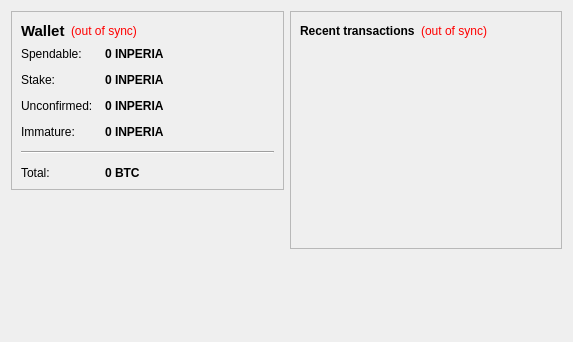
<?xml version="1.0" encoding="UTF-8"?>
<ui version="4.0">
 <class>OverviewPage</class>
 <widget class="QWidget" name="OverviewPage">
  <property name="geometry">
   <rect>
    <x>0</x>
    <y>0</y>
    <width>573</width>
    <height>342</height>
   </rect>
  </property>
  <property name="windowTitle">
   <string>Form</string>
  </property>
  <layout class="QHBoxLayout" name="horizontalLayout" stretch="1,1">
   <item>
    <layout class="QVBoxLayout" name="verticalLayout_2">
     <item>
      <widget class="QFrame" name="frame">
       <property name="frameShape">
        <enum>QFrame::StyledPanel</enum>
       </property>
       <property name="frameShadow">
        <enum>QFrame::Raised</enum>
       </property>
       <layout class="QVBoxLayout" name="verticalLayout_4">
        <item>
         <layout class="QHBoxLayout" name="horizontalLayout_4">
          <item>
           <widget class="QLabel" name="label_5">
            <property name="font">
             <font>
              <pointsize>11</pointsize>
              <weight>75</weight>
              <bold>true</bold>
             </font>
            </property>
            <property name="text">
             <string>Wallet</string>
            </property>
           </widget>
          </item>
          <item>
           <widget class="QLabel" name="labelWalletStatus">
            <property name="toolTip">
             <string>The displayed information may be out of date. Your wallet automatically synchronizes with the INPERIA network after a connection is established, but this process has not completed yet.</string>
            </property>
            <property name="styleSheet">
             <string notr="true">QLabel { color: red; }</string>
            </property>
            <property name="text">
             <string notr="true">(out of sync)</string>
            </property>
            <property name="alignment">
             <set>Qt::AlignLeading|Qt::AlignLeft|Qt::AlignVCenter</set>
            </property>
           </widget>
          </item>
          <item>
           <spacer name="horizontalSpacer_2">
            <property name="orientation">
             <enum>Qt::Horizontal</enum>
            </property>
            <property name="sizeHint" stdset="0">
             <size>
              <width>40</width>
              <height>20</height>
             </size>
            </property>
           </spacer>
          </item>
         </layout>
        </item>
        <item>
         <layout class="QFormLayout" name="formLayout_2">
          <property name="fieldGrowthPolicy">
           <enum>QFormLayout::AllNonFixedFieldsGrow</enum>
          </property>
          <property name="horizontalSpacing">
           <number>12</number>
          </property>
          <property name="verticalSpacing">
           <number>12</number>
          </property>
          <item row="0" column="0">
           <widget class="QLabel" name="label">
            <property name="text">
             <string>Spendable:</string>
            </property>
           </widget>
          </item>
          <item row="0" column="1">
           <widget class="QLabel" name="labelBalance">
            <property name="font">
             <font>
              <weight>75</weight>
              <bold>true</bold>
             </font>
            </property>
            <property name="cursor">
             <cursorShape>IBeamCursor</cursorShape>
            </property>
            <property name="toolTip">
             <string>Your current spendable balance</string>
            </property>
            <property name="text">
             <string notr="true">0 INPERIA</string>
            </property>
            <property name="textInteractionFlags">
             <set>Qt::LinksAccessibleByMouse|Qt::TextSelectableByKeyboard|Qt::TextSelectableByMouse</set>
            </property>
           </widget>
          </item>
          <item row="1" column="0">
           <widget class="QLabel" name="label_6">
            <property name="text">
             <string>Stake:</string>
            </property>
           </widget>
          </item>
          <item row="1" column="1">
           <widget class="QLabel" name="labelStake">
            <property name="font">
             <font>
              <weight>75</weight>
              <bold>true</bold>
             </font>
            </property>
            <property name="cursor">
             <cursorShape>IBeamCursor</cursorShape>
            </property>
            <property name="toolTip">
             <string>Total of coins that was staked, and do not yet count toward the current balance</string>
            </property>
            <property name="text">
             <string notr="true">0 INPERIA</string>
            </property>
            <property name="textInteractionFlags">
             <set>Qt::LinksAccessibleByMouse|Qt::TextSelectableByKeyboard|Qt::TextSelectableByMouse</set>
            </property>
           </widget>
          </item>
          <item row="2" column="0">
           <widget class="QLabel" name="label_3">
            <property name="text">
             <string>Unconfirmed:</string>
            </property>
           </widget>
          </item>
          <item row="2" column="1">
           <widget class="QLabel" name="labelUnconfirmed">
            <property name="font">
             <font>
              <weight>75</weight>
              <bold>true</bold>
             </font>
            </property>
            <property name="cursor">
             <cursorShape>IBeamCursor</cursorShape>
            </property>
            <property name="toolTip">
             <string>Total of transactions that have yet to be confirmed, and do not yet count toward the current balance</string>
            </property>
            <property name="text">
             <string notr="true">0 INPERIA</string>
            </property>
            <property name="textInteractionFlags">
             <set>Qt::LinksAccessibleByMouse|Qt::TextSelectableByKeyboard|Qt::TextSelectableByMouse</set>
            </property>
           </widget>
          </item>
          <item row="3" column="0">
           <widget class="QLabel" name="labelImmatureText">
            <property name="text">
             <string>Immature:</string>
            </property>
           </widget>
          </item>
          <item row="3" column="1">
           <widget class="QLabel" name="labelImmature">
            <property name="font">
             <font>
              <weight>75</weight>
              <bold>true</bold>
             </font>
            </property>
            <property name="toolTip">
             <string>Mined balance that has not yet matured</string>
            </property>
            <property name="text">
             <string notr="true">0 INPERIA</string>
            </property>
            <property name="textInteractionFlags">
             <set>Qt::LinksAccessibleByMouse|Qt::TextSelectableByKeyboard|Qt::TextSelectableByMouse</set>
            </property>
           </widget>
          </item>
          <item row="4" column="0" colspan="2">
           <widget class="Line" name="line">
            <property name="orientation">
             <enum>Qt::Horizontal</enum>
            </property>
           </widget>
          </item>
          <item row="5" column="0">
           <widget class="QLabel" name="labelTotalText">
            <property name="text">
             <string>Total:</string>
            </property>
           </widget>
          </item>
          <item row="5" column="1">
           <widget class="QLabel" name="labelTotal">
            <property name="font">
             <font>
              <weight>75</weight>
              <bold>true</bold>
             </font>
            </property>
            <property name="cursor">
             <cursorShape>IBeamCursor</cursorShape>
            </property>
            <property name="toolTip">
             <string>Your current total balance</string>
            </property>
            <property name="text">
             <string notr="true">0 BTC</string>
            </property>
            <property name="textInteractionFlags">
             <set>Qt::LinksAccessibleByMouse|Qt::TextSelectableByKeyboard|Qt::TextSelectableByMouse</set>
            </property>
           </widget>
          </item>
         </layout>
        </item>
       </layout>
      </widget>
     </item>
     <item>
      <spacer name="verticalSpacer">
       <property name="orientation">
        <enum>Qt::Vertical</enum>
       </property>
       <property name="sizeHint" stdset="0">
        <size>
         <width>20</width>
         <height>40</height>
        </size>
       </property>
      </spacer>
     </item>
    </layout>
   </item>
   <item>
    <layout class="QVBoxLayout" name="verticalLayout_3">
     <item>
      <widget class="QFrame" name="frame_2">
       <property name="frameShape">
        <enum>QFrame::StyledPanel</enum>
       </property>
       <property name="frameShadow">
        <enum>QFrame::Raised</enum>
       </property>
       <layout class="QVBoxLayout" name="verticalLayout">
        <item>
         <layout class="QHBoxLayout" name="horizontalLayout_2">
          <item>
           <widget class="QLabel" name="label_4">
            <property name="text">
             <string>&lt;b&gt;Recent transactions&lt;/b&gt;</string>
            </property>
           </widget>
          </item>
          <item>
           <widget class="QLabel" name="labelTransactionsStatus">
            <property name="toolTip">
             <string>The displayed information may be out of date. Your wallet automatically synchronizes with the INPERIA network after a connection is established, but this process has not completed yet.</string>
            </property>
            <property name="styleSheet">
             <string notr="true">QLabel { color: red; }</string>
            </property>
            <property name="text">
             <string notr="true">(out of sync)</string>
            </property>
            <property name="alignment">
             <set>Qt::AlignRight|Qt::AlignTrailing|Qt::AlignVCenter</set>
            </property>
           </widget>
          </item>
          <item>
           <spacer name="horizontalSpacer">
            <property name="orientation">
             <enum>Qt::Horizontal</enum>
            </property>
            <property name="sizeHint" stdset="0">
             <size>
              <width>40</width>
              <height>20</height>
             </size>
            </property>
           </spacer>
          </item>
         </layout>
        </item>
        <item>
         <widget class="QListView" name="listTransactions">
          <property name="styleSheet">
           <string notr="true">QListView { background: transparent; }</string>
          </property>
          <property name="frameShape">
           <enum>QFrame::NoFrame</enum>
          </property>
          <property name="verticalScrollBarPolicy">
           <enum>Qt::ScrollBarAlwaysOff</enum>
          </property>
          <property name="horizontalScrollBarPolicy">
           <enum>Qt::ScrollBarAlwaysOff</enum>
          </property>
          <property name="selectionMode">
           <enum>QAbstractItemView::NoSelection</enum>
          </property>
         </widget>
        </item>
       </layout>
      </widget>
     </item>
     <item>
      <spacer name="verticalSpacer_2">
       <property name="orientation">
        <enum>Qt::Vertical</enum>
       </property>
       <property name="sizeHint" stdset="0">
        <size>
         <width>20</width>
         <height>40</height>
        </size>
       </property>
      </spacer>
     </item>
    </layout>
   </item>
  </layout>
 </widget>
 <resources/>
 <connections/>
</ui>
